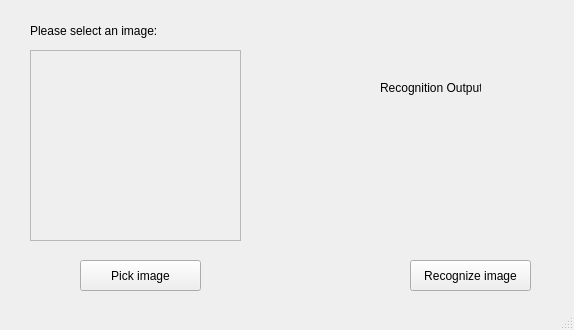
<?xml version="1.0" encoding="UTF-8"?>
<ui version="4.0">
 <class>cnnProject</class>
 <widget class="QMainWindow" name="cnnProject">
  <property name="geometry">
   <rect>
    <x>0</x>
    <y>0</y>
    <width>574</width>
    <height>330</height>
   </rect>
  </property>
  <property name="windowTitle">
   <string>MainWindow</string>
  </property>
  <widget class="QWidget" name="centralwidget">
   <widget class="QFrame" name="imageCanvas">
    <property name="geometry">
     <rect>
      <x>30</x>
      <y>50</y>
      <width>211</width>
      <height>191</height>
     </rect>
    </property>
    <property name="frameShape">
     <enum>QFrame::StyledPanel</enum>
    </property>
    <property name="frameShadow">
     <enum>QFrame::Raised</enum>
    </property>
    <widget class="QLabel" name="imageLabel">
     <property name="geometry">
      <rect>
       <x>10</x>
       <y>10</y>
       <width>191</width>
       <height>171</height>
      </rect>
     </property>
     <property name="text">
      <string/>
     </property>
    </widget>
   </widget>
   <widget class="QLabel" name="label">
    <property name="geometry">
     <rect>
      <x>30</x>
      <y>20</y>
      <width>171</width>
      <height>21</height>
     </rect>
    </property>
    <property name="text">
     <string>Please select an image:</string>
    </property>
   </widget>
   <widget class="QPushButton" name="recognizeFile">
    <property name="geometry">
     <rect>
      <x>410</x>
      <y>260</y>
      <width>121</width>
      <height>31</height>
     </rect>
    </property>
    <property name="text">
     <string>Recognize image</string>
    </property>
   </widget>
   <widget class="QLabel" name="label_2">
    <property name="geometry">
     <rect>
      <x>380</x>
      <y>80</y>
      <width>101</width>
      <height>16</height>
     </rect>
    </property>
    <property name="text">
     <string>Recognition Output:</string>
    </property>
   </widget>
   <widget class="QLabel" name="outputRecognition">
    <property name="geometry">
     <rect>
      <x>380</x>
      <y>120</y>
      <width>111</width>
      <height>41</height>
     </rect>
    </property>
    <property name="text">
     <string/>
    </property>
   </widget>
   <widget class="QPushButton" name="pickImage">
    <property name="geometry">
     <rect>
      <x>80</x>
      <y>260</y>
      <width>121</width>
      <height>31</height>
     </rect>
    </property>
    <property name="text">
     <string>Pick image</string>
    </property>
   </widget>
  </widget>
  <widget class="QStatusBar" name="statusbar"/>
 </widget>
 <resources/>
 <connections/>
</ui>
